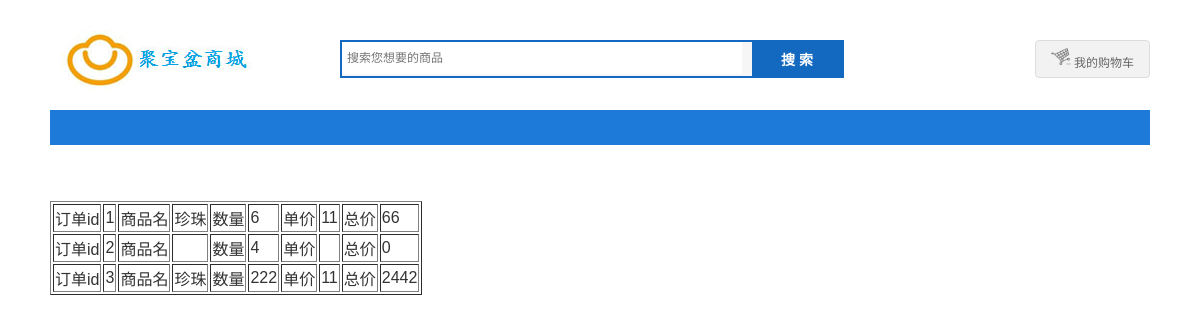
/user/order.php?uid=1, run on the app's committed database.
### tables this page shows
CREATE TABLE `orders` (
  `id` int(11) NOT NULL AUTO_INCREMENT,
  `user_id` int(11) NOT NULL,
  `goods_id` int(11) NOT NULL,
  `count` int(11) NOT NULL,
  PRIMARY KEY (`id`)
);

CREATE TABLE `goods` (
  `id` int(11) NOT NULL AUTO_INCREMENT,
  `goods_name` varchar(255) NOT NULL,
  `type` varchar(100) NOT NULL,
  `price` float NOT NULL,
  `description` text,
  `old_price` float(4,2) DEFAULT '0.00',
  `picture` varchar(255) DEFAULT NULL,
  PRIMARY KEY (`id`)
);

### user/function.php (called while the page is built, shortened)
<?php
function getGoodsNameById($conn,$goods_id){
  $sql = "select * from goods where id = ".$goods_id;
  $result = $conn->query($sql);
  if ($result->num_rows>0) {
    while ($row = $result->fetch_assoc()) {
      return $row['goods_name'];
    }
  }
}
function getGoodsPriceById($conn,$goods_id){
  $sql = "select * from goods where id = ".$goods_id;
  $result = $conn->query($sql);
  if ($result->num_rows>0) {
    while ($row = $result->fetch_assoc()) {
      return $row['price'];
    }
  }
}

### user/order.php (the view, shortened to what this page needs)
<?php
include '../conn.php';
include 'function.php';
?>
<!DOCTYPE>
<html>
<head>
  <link rel="stylesheet" type="text/css" href="../css/general.css">
  <link rel="stylesheet" type="text/css" href="../css/index.css">
</head>
<body>
<?php include '../header.php'; ?>
<div class="container w1100">
      <br>  <br>  <br>  <br>
<table border="1">
<?php
$sql = "SELECT * FROM orders where user_id = ".$uid;
$result = $conn->query($sql);
if (isset($result->num_rows) && ($result->num_rows > 0)) {
while($row = $result->fetch_assoc()) {
?>
<tr>
  <td>订单id</td>
  <td><?php echo $row['id']; ?></td>
  <td>商品名</td>
  <td><?php echo getGoodsNameById($conn,$row['goods_id'])?></td>
  <td>数量</td>
  <td><?php echo $row['count']?></td>
  <td>单价</td>
  <td><?php echo getGoodsPriceById($conn,$row['goods_id']); ?></td>
  <td>总价</td>
  <td><?php echo  $row['count']*getGoodsPriceById($conn,$row['goods_id'])?></td>
</tr>
<?php
}
}else{
  echo "没有订单";
}
 ?>
</table>
</div>
<?php include '../footer.php'; ?>

### css/general.css (style rules this page uses)
body, html { font:12px Tahoma,Arial,Helvetica,sans-serif;color:#333;background:#fff }
body,html,h1,h2,h3,h4,h5,ol,ul,li,dl,dt,dd,p,span,form,input,img { margin:0;padding:0; }
div.w1100 { width:1100px; }
.container { margin-left:auto;margin-right:auto; }

### data on the page
orders: id "1", goods.goods_name "珍珠", count "6", goods.price "11", count+goods "66"
orders: id "2", count "4", goods_id "0"
orders: id "3", goods.goods_name "珍珠", count "222", goods.price "11", count+goods "2442"
